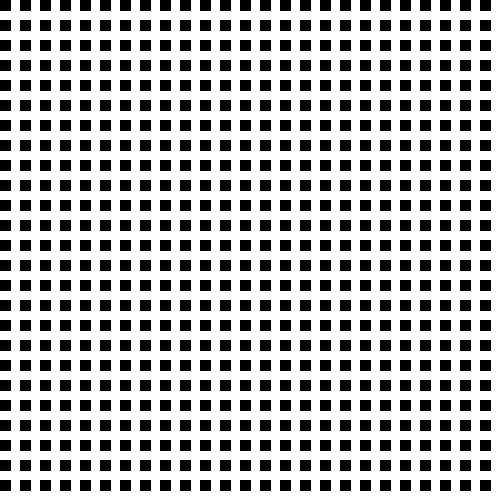
Frame 1 (no input)
Frame 60 (the mouse pressed at the canvas centre just before this capture): identical to frame 1, image omitted
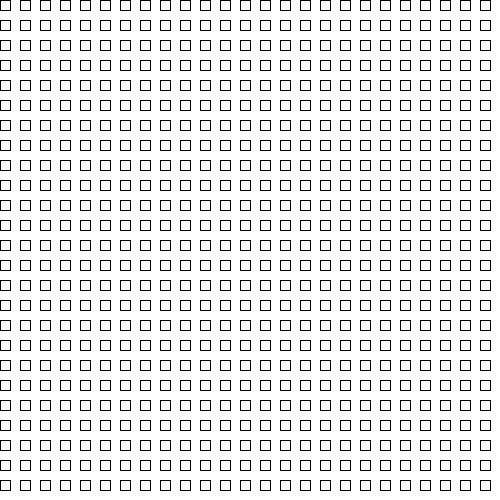
Frame 120 (the mouse held since frame 60 and released just before this capture)

The Processing sketch that drew these frames (run headless with seeded random() and noise(); from frame 60 on, the mouse is pressed at the canvas centre):

// Processing sketch: forLoop_bidimensional
// ── forLoop_bidimensional.pde
void setup() {
  size(500, 500);
}

void draw() {
  background(255);
  for (int i= 0; i<100; i++) {
    for (int j= 0; j<100; j++) {
      fill(mouseX, mouseY, mouseX);
      rect(20*j, 20*i, 10, 10);
    }
  }
}
